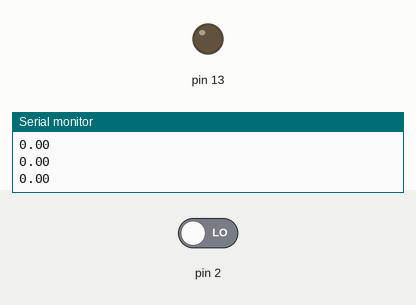
This sketch was run on a simulated Arduino Uno, built with avr-gcc and run on an emulated ATmega328P. Parts: output pins drawn as LEDs (lit = HIGH), the last lines printed to the serial monitor. The test bench sets the inputs (shaded band); at power-on: pin 2 LOW.

Above: at 1.2 s.
1.3 s: pin 2 driven HIGH
At 1.6 s:
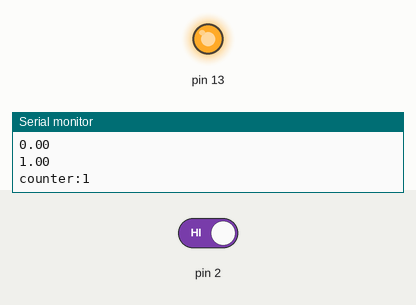
2.8 s: pin 2 driven LOW
At 4.0 s:
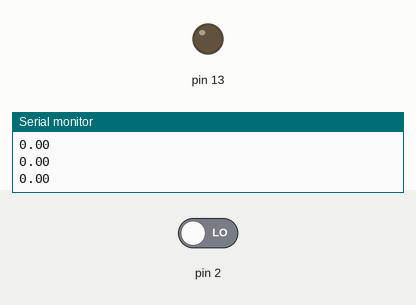
Timing chart, 0 to 5.8 s (numbered marks = the images above; inputs shaded):
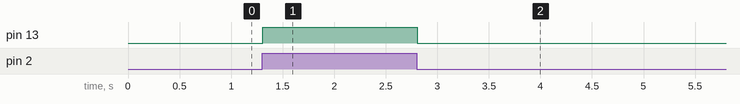

The sketch:

ReedSensor.ino
```cpp
int counter = 0;
float reading = 0;

void setup() {
  // put your setup code here, to run once:
 pinMode(A0,INPUT_PULLUP);
 pinMode(13,OUTPUT);
 Serial.begin(9600);
}

void loop() {
  // put your main code here, to run repeatedly:
reading = digitalRead(2);
  Serial.println(reading);

if (digitalRead(2) == HIGH){
  digitalWrite(13,HIGH);
  counter = counter+1;
  Serial.print("counter:");
  Serial.println(counter);
  delay(500);
}
else if(digitalRead(2) == LOW) {
  digitalWrite(13,LOW);

  delay(100);
}
}
```

Measured:
- after the input at 1.3 s, pin 13: LOW → HIGH at once
- after the input at 2.8 s, pin 13: HIGH → LOW at once
